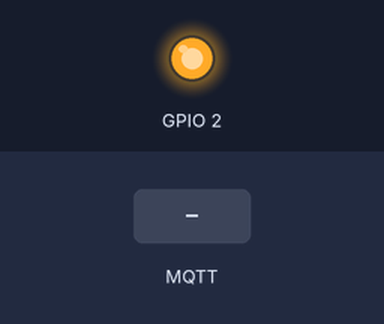
This sketch was run on a simulated ESP8266 (NodeMCU). Parts: output pins drawn as LEDs (lit = HIGH). The test bench sets the inputs (shaded band). WiFi joins after 1.5 s; servers stay silent unless stated; the local clock reads 2024-03-15 10:24:30 at power-on unless the sketch sets it; storage starts empty; no MQTT or app messages arrive unless stated; not simulated (calls return 0 or success): Credentials.h; what the sketch prints to the serial monitor is not drawn.

Above: at 3.8 s.
3.9 s: MQTT message "on" arrives on the first subscribed topic
At 4.6 s:
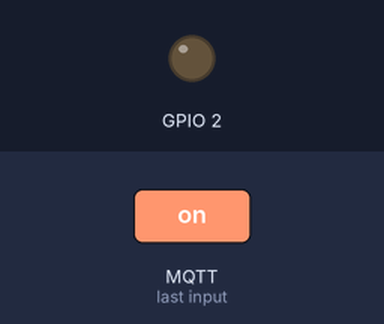
5.4 s: MQTT message "off" arrives on the first subscribed topic
At 5.8 s:
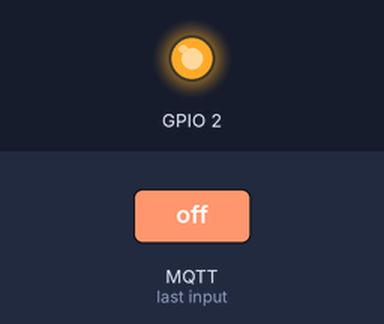
Timing chart, 0 to 8.4 s (numbered marks = the images above; inputs shaded):
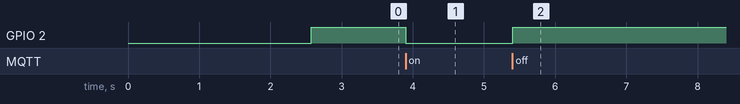

Measured:
- after the input at 3.9 s, GPIO 2: HIGH → LOW at once
- after the input at 5.4 s, GPIO 2: LOW → HIGH at once

The sketch:

esp8266.ino
```cpp
#include <ESP8266WiFi.h>
#include <PubSubClient.h>
#include <time.h>
#include <TZ.h>
#include <FS.h>
#include <LittleFS.h>
#include <CertStoreBearSSL.h>
#include "Credentials.h"

// A single, global CertStore which can be used by all connections.
// Needs to stay live the entire time any of the WiFiClientBearSSLs
// are present.
BearSSL::CertStore certStore;

PubSubClient* client;
unsigned long lastMsg = 0;
#define MSG_BUFFER_SIZE (500)
char msg[MSG_BUFFER_SIZE];
bool ledState = false;
const char* toggle_command = "toggle";

void setup_wifi() {
  delay(10);
  // We start by connecting to a WiFi network
  Serial.println();
  Serial.print("Connecting to ");
  Serial.println(ssid);

  WiFi.mode(WIFI_STA);
  WiFi.begin(ssid, password);

  while (WiFi.status() != WL_CONNECTED) {
    delay(500);
    Serial.print(".");
  }

  randomSeed(micros());

  Serial.println("");
  Serial.println("WiFi connected");
  Serial.println("IP address: ");
  Serial.println(WiFi.localIP());
}


void setDateTime() {
  // You can use your own timezone, but the exact time is not used at all.
  // Only the date is needed for validating the certificates.
  configTime(TZ_Asia_Tehran, "pool.ntp.org", "time.nist.gov");

  Serial.print("Waiting for NTP time sync: ");
  time_t now = time(nullptr);
  while (now < 8 * 3600 * 2) {
    delay(100);
    Serial.print(".");
    now = time(nullptr);
  }
  Serial.println();

  struct tm timeinfo;
  gmtime_r(&now, &timeinfo);
  Serial.printf("%s %s", tzname[0], asctime(&timeinfo));
}


void callback(char* topic, byte* payload, unsigned int length) {
  Serial.print("Message arrived [");
  Serial.print(topic);
  Serial.print("] ");
  String message;
  for (int i = 0; i < length; i++) {
    message += (char)payload[i];
  }
  Serial.print(message);
  Serial.println();
  // Switch on the LED if the string is toggle
  if (message == "on" && !ledState) {
    digitalWrite(LED_BUILTIN, LOW);  // Turn on the LED
    ledState = true;
  }
  if (message == "off" && ledState) {
    digitalWrite(LED_BUILTIN, HIGH);  // Turn off the LED
    ledState = false;
  }
}


void reconnect() {
  // Loop until we’re reconnected
  while (!client->connected()) {
    Serial.print("Attempting MQTT connection…");
    String clientId = "ESP8266Client - MyClient";
    // Attempt to connect
    // Insert your password
    if (client->connect(clientId.c_str(), mqtt_username, mqtt_password)) {
      Serial.println("connected");
      // Once connected, publish an announcement…
      client->publish("command", "I am connected");
      // … and resubscribe
      client->subscribe("command");
    } else {
      Serial.print("failed, rc = ");
      Serial.print(client->state());
      Serial.println(" try again in 5 seconds");
      // Wait 5 seconds before retrying
      delay(5000);
    }
  }
}


void setup() {
  delay(500);
  // When opening the Serial Monitor, select 9600 Baud
  Serial.begin(9600);
  delay(500);

  LittleFS.begin();
  setup_wifi();
  setDateTime();

  pinMode(LED_BUILTIN, OUTPUT);  // Initialize the LED_BUILTIN pin as an output

  //set default value for LED_BUILTIN
  digitalWrite(LED_BUILTIN, HIGH);  // Turn off the LED
  ledState = false;

  int numCerts = certStore.initCertStore(LittleFS, PSTR("/certs.idx"), PSTR("/certs.ar"));
  Serial.printf("Number of CA certs read: %d\n", numCerts);
  if (numCerts == 0) {
    Serial.printf("No certs found. Did you run certs-from-mozilla.py and upload the LittleFS directory before running?\n");
    return;  // Can't connect to anything w/o certs!
  }

  BearSSL::WiFiClientSecure* bear = new BearSSL::WiFiClientSecure();
  // Integrate the cert store with this connection
  bear->setCertStore(&certStore);

  client = new PubSubClient(*bear);

  client->setServer(mqtt_server, 8883);
  client->setCallback(callback);
}

void loop() {
  if (!client->connected()) {
    reconnect();
  }
  client->loop();

  unsigned long now = millis();
  if (now - lastMsg > 30000) {
    lastMsg = now;
    snprintf(msg, MSG_BUFFER_SIZE, "RSSI: %d dBm\n", WiFi.RSSI());
    Serial.print("Publish message: ");
    Serial.println(msg);
    client->publish("signal", msg);
  }
}
```
